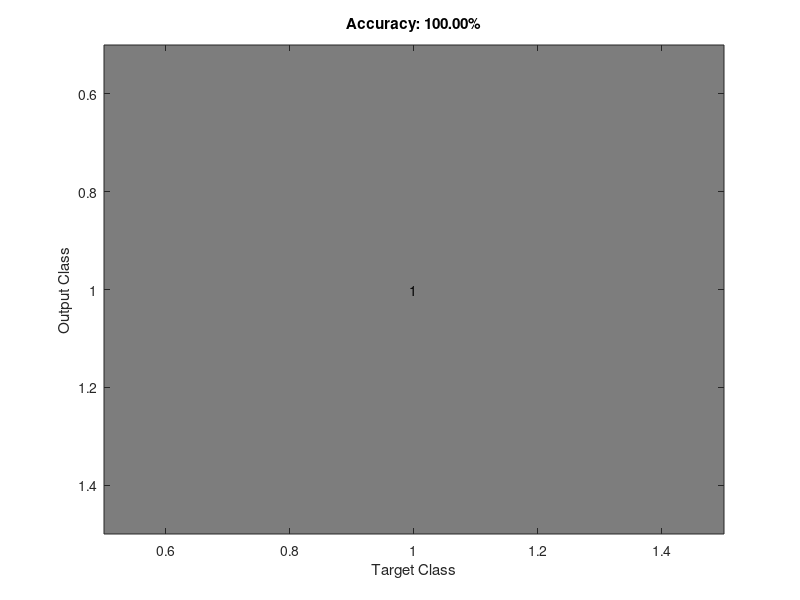

Write MATLAB code to recreate this figure. (Note: this script raises an error after producing the figure.)
function plotConfMat(varargin)
    %PLOTCONFMAT plots the confusion matrix with colorscale, absolute numbers
    %   and precision normalized percentages
    %
    %   usage: 
    %   PLOTCONFMAT(confmat) plots the confmat with integers 1 to n as class labels
    %   PLOTCONFMAT(confmat, labels) plots the confmat with the specified labels
    %
    %   Vahe Tshitoyan
    %   20/08/2017
    %
    %   Arguments
    %   confmat:            a square confusion matrix
    %   labels (optional):  vector of class labels
    
    % number of arguments
    switch (nargin)
        case 0
           confmat = 1;
           labels = {'1'};
        case 1
           confmat = varargin{1};
           labels = 1:size(confmat, 1);
        otherwise
           confmat = varargin{1};
           labels = varargin{2};
    end
    
    confmat(isnan(confmat))=0; % in case there are NaN elements
    numlabels = size(confmat, 1); % number of labels
    
    % calculate the percentage accuracies
    confpercent = 100*confmat./repmat(sum(confmat, 1),numlabels,1);
    
    % plotting the colors
    imagesc(confpercent);
    title(sprintf('Accuracy: %.2f%%', 100*trace(confmat)/sum(confmat(:))));
    ylabel('Output Class'); xlabel('Target Class');
    
    % set the colormap
    colormap(flipud(gray));
    
    % Create strings from the matrix values and remove spaces
    %textStrings = num2str([confpercent(:), confmat(:)], '%.1f%%\n%d\n');
    textStrings = num2str(confmat(:));
    textStrings = strtrim(cellstr(textStrings));
    
    % Create x and y coordinates for the strings and plot them
    [x,y] = meshgrid(1:numlabels);
    hStrings = text(x(:),y(:),textStrings(:), ...
        'HorizontalAlignment','center');
    
    % Get the middle value of the color range
    midValue = mean(get(gca,'CLim'));
    
    % Choose white or black for the text color of the strings so
    % they can be easily seen over the background color
    textColors = repmat(confpercent(:) > midValue,1,3);
    set(hStrings,{'Color'},num2cell(textColors,2));
    
    % Setting the axis labels
    set(gca,'XTick',1:numlabels,...
        'XTickLabel',labels,...
        'YTick',1:numlabels,...
        'YTickLabel',labels,...
        'TickLength',[0 0]);
    end
    